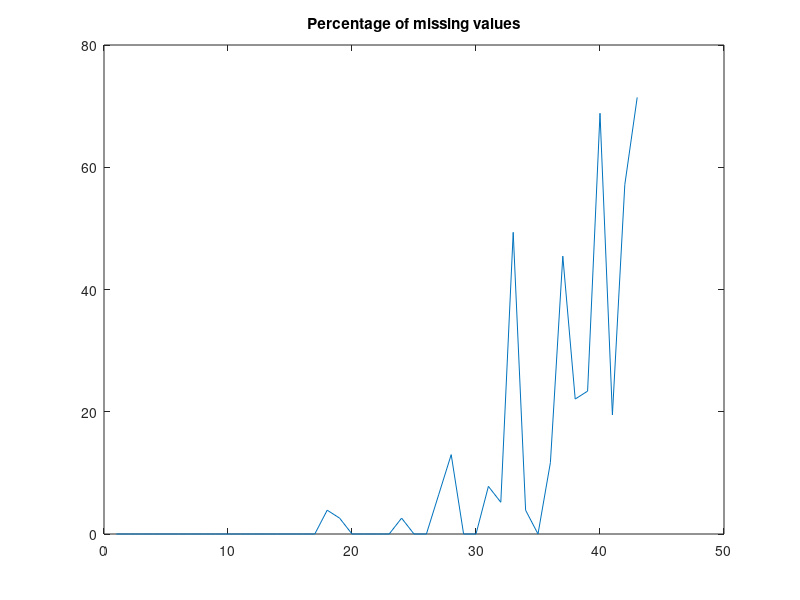

Here is the MATLAB script that generated this plot: (Note: this script raises an error after producing the figure.)
%% Load PAM50 data and PAM50 grouping

load data_PAM50_77patients
load PAM50_groups

%% Check number of missing data per column

nrows = size(M_PAM,1);
plot(sum(isnan(M_PAM),1)/nrows*100)
title('Percentage of missing values')

%% Remove features with large amount of missing values
% Using 10% and 20% as threshold for maximum percentage missing per protein
% Input: M_PAM

M_PAM_10 = M_PAM(:,sum(isnan(M_PAM),1)/nrows*100<10); 

%% Impute missing values using k-Nearest Neighbors
% Using k=5 and k=8
% Default distance measure: Euclidean

M_PAM_10_KNN8 = knnimpute(M_PAM_10',8)';

%% Mean Centering
% Input: M_PAM_10_KNN8 from previous section

[mcx,mx] = mncn(M_PAM_10_KNN8)
mc_M_PAM_10_KNN8 = mcx

%% Hierarchical Clustering

% Squared Euclidean
Y = pdist(mc_M_PAM_10_KNN8,'squaredeuclidean');
Z = linkage(Y,'weighted');
figure;
[H, T] = dendrogram(Z,0,'Colorthreshold',400);
xlabel('Patients')
ylabel('Distance (squared Euclidean)')
C = cluster(Z,'maxclust',4);
figure;
[s,h] = silhouette(mc_M_PAM_10_KNN8,C)
ARI_HsE = adjrand(C,PAM_groups)

% Cosine
Y = pdist(mc_M_PAM_10_KNN8,'cosine');
Z = linkage(Y,'weighted');
figure;
[H, T] = dendrogram(Z,0,'Colorthreshold',0.98);
xlabel('Patients')
ylabel('Distance (cosine)')
C = cluster(Z,'maxclust',4);
figure;
[s,h] = silhouette(mc_M_PAM_10_KNN8,C)
ARI_HC = adjrand(C,PAM_groups)

%% K-means Clustering

[IDX, C, SUMD, D] = kmeans(M_PAM_20_KNN8, 5, 'Distance', 'sqeuclidean', 'Replicates',20)
[IDX PAM_groups]
Table = crosstab(IDX,PAM_groups)
[AR,RI]=RandIndex(IDX,PAM_groups)

%% Fuzzy clustering 

       [center,U,obj_fcn] = fcm(data,3);
        maxU = max(U);
        % Find the data points with highest grade of membership in cluster 1
%          index1 = find(U(1,:) == maxU);
%          % Find the data points with highest grade of membership in cluster 2
%          index2 = find(U(2,:) == maxU);
%          index3 = find(U(3,:) == maxU);
%          index4 = find(U(4,:) == maxU);
         
         classify=zeros(77,1);
         for i=1:77;
             [max_value,row]=max(U(:,i));
             classify(i,1)=row;
         end
         
        [AR,RI]=RandIndex(classify,PAM_groups)


%% ANOVA


